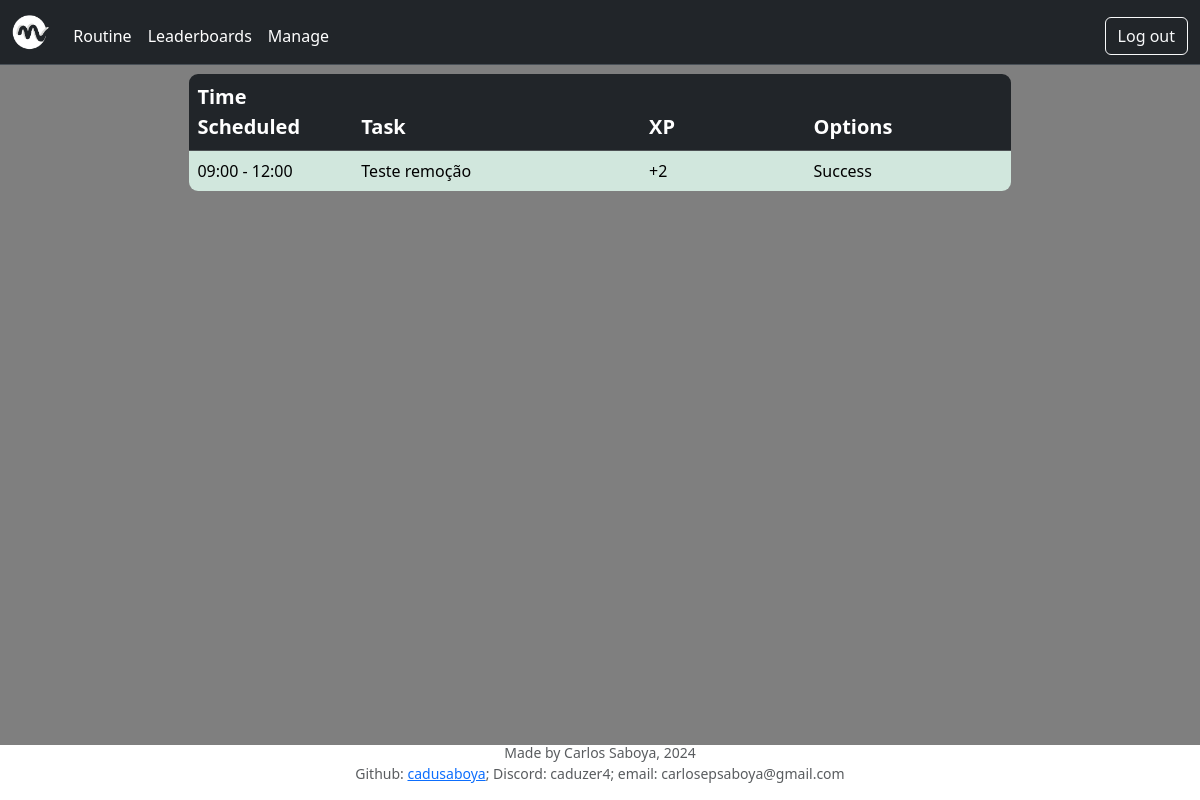
The app's page /routine (signed in) with its own data.
### tables this page shows
CREATE TABLE "tasks" (
id INTEGER PRIMARY KEY AUTOINCREMENT NOT NULL,
name TEXT NOT NULL,
difficulty INTEGER NOT NULL,
starting TEXT NOT NULL,
ending TEXT NOT NULL,
done TEXT NOT NULL,
user_id INTEGER NOT NULL,

FOREIGN KEY(user_id) REFERENCES users(id));

### app.py (the view)
@app.route("/routine")
@login_required
def routine():
    routine = sqlite3.connect('routine.db')
    db = routine.cursor()
    tasks = db.execute("SELECT * from tasks WHERE user_id = ? ORDER BY substr(starting, 1, 2), substr(starting, 4, 2)", (session["user_id"],))
    tasks_dict = []
    for task in tasks:
        task_dict = {
            "id": task[0],
            "name": task[1],
            "diff": task[2],
            "starting": task[3],
            "ending": task[4],
            "done": task[5]
        }
        tasks_dict.append(task_dict)
    routine.close()
    return render_template("routine.html", tasks=tasks_dict)

### apology.py (called while the page is built)
def login_required(f):
    @wraps(f)
    def decorated_function(*args, **kwargs):
        if session.get("user_id") is None:
            return redirect("/login")
        return f(*args, **kwargs)
    return decorated_function

### app.py (called while the page is built)
@app.after_request
def after_request(response):
    response.headers["Cache-Control"] = "no-cache, no-store, must-revalidate"
    response.headers["Expires"] = 0
    response.headers["Pragma"] = "no-cache"
    return response

### templates/routine.html (shortened to what this page needs)
{% extends "layout.html" %}
{% block main %}
<div class="table-container">
    <table class="table table-hover curve" border="1">
        <thead class="table-dark">
        <tr>
            <th style="width: 20%;" scope="col">Time Scheduled</th>
            <th style="width: 35%;" scope="col">Task</th>
            <th style="width: 20%;" scope="col">XP</th>
            <th style="width: 25%;" scope="col">Options</th>
        </tr>
        </thead>
        <tbody>
            {% for task in tasks %}
                {% if task.done == 'yes' %}
                    <tr class="table-success">
                        <td>{{ task.starting }} - {{ task.ending }}</td>
                        <td>{{ task.name }}</td>
                        <td>+{{ task.diff }}</td>
                        <td> Success </td>
                    </tr>
                {% endif %}
            {% endfor %}
        </tbody>
    </table>
</div>
{% endblock %}

### static/styles.css (style rules this page uses)
thead { font-size: 20px; }
.curve { border-collapse: collapse; border-radius: 10px; overflow: hidden; width: 70%; }
.table-container { display: flex; justify-content: center; }

### records on screen
tasks: starting "09:00", ending "12:00", name "Teste remoção", diff "2"
